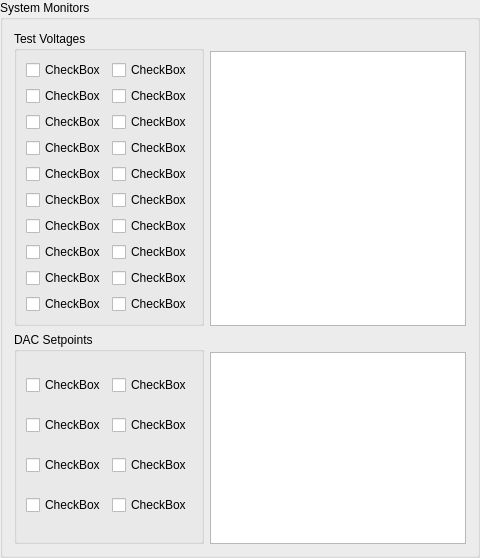
                             <widget class="QGroupBox" name="groupBox_10">
                              <property name="title">
                               <string>System Monitors</string>
                              </property>
                              <layout class="QGridLayout" name="gridLayout_47">
                               <item row="0" column="0" rowspan="2">
                                <widget class="QGroupBox" name="groupBox_29">
                                 <property name="title">
                                  <string>Test Voltages</string>
                                 </property>
                                 <layout class="QGridLayout" name="gridLayout_69">
                                  <item row="0" column="0">
                                   <widget class="QCheckBox" name="checkBox_49">
                                    <property name="text">
                                     <string>CheckBox</string>
                                    </property>
                                   </widget>
                                  </item>
                                  <item row="0" column="1">
                                   <widget class="QCheckBox" name="checkBox_50">
                                    <property name="text">
                                     <string>CheckBox</string>
                                    </property>
                                   </widget>
                                  </item>
                                  <item row="1" column="0">
                                   <widget class="QCheckBox" name="checkBox_51">
                                    <property name="text">
                                     <string>CheckBox</string>
                                    </property>
                                   </widget>
                                  </item>
                                  <item row="1" column="1">
                                   <widget class="QCheckBox" name="checkBox_52">
                                    <property name="text">
                                     <string>CheckBox</string>
                                    </property>
                                   </widget>
                                  </item>
                                  <item row="2" column="0">
                                   <widget class="QCheckBox" name="checkBox_53">
                                    <property name="text">
                                     <string>CheckBox</string>
                                    </property>
                                   </widget>
                                  </item>
                                  <item row="2" column="1">
                                   <widget class="QCheckBox" name="checkBox_54">
                                    <property name="text">
                                     <string>CheckBox</string>
                                    </property>
                                   </widget>
                                  </item>
                                  <item row="3" column="0">
                                   <widget class="QCheckBox" name="checkBox_55">
                                    <property name="text">
                                     <string>CheckBox</string>
                                    </property>
                                   </widget>
                                  </item>
                                  <item row="3" column="1">
                                   <widget class="QCheckBox" name="checkBox_56">
                                    <property name="text">
                                     <string>CheckBox</string>
                                    </property>
                                   </widget>
                                  </item>
                                  <item row="4" column="0">
                                   <widget class="QCheckBox" name="checkBox_57">
                                    <property name="text">
                                     <string>CheckBox</string>
                                    </property>
                                   </widget>
                                  </item>
                                  <item row="4" column="1">
                                   <widget class="QCheckBox" name="checkBox_58">
                                    <property name="text">
                                     <string>CheckBox</string>
                                    </property>
                                   </widget>
                                  </item>
                                  <item row="5" column="0">
                                   <widget class="QCheckBox" name="checkBox_59">
                                    <property name="text">
                                     <string>CheckBox</string>
                                    </property>
                                   </widget>
                                  </item>
                                  <item row="5" column="1">
                                   <widget class="QCheckBox" name="checkBox_60">
                                    <property name="text">
                                     <string>CheckBox</string>
                                    </property>
                                   </widget>
                                  </item>
                                  <item row="6" column="0">
                                   <widget class="QCheckBox" name="checkBox_61">
                                    <property name="text">
                                     <string>CheckBox</string>
                                    </property>
                                   </widget>
                                  </item>
                                  <item row="6" column="1">
                                   <widget class="QCheckBox" name="checkBox_62">
                                    <property name="text">
                                     <string>CheckBox</string>
                                    </property>
                                   </widget>
                                  </item>
                                  <item row="7" column="0">
                                   <widget class="QCheckBox" name="checkBox_63">
                                    <property name="text">
                                     <string>CheckBox</string>
                                    </property>
                                   </widget>
                                  </item>
                                  <item row="7" column="1">
                                   <widget class="QCheckBox" name="checkBox_64">
                                    <property name="text">
                                     <string>CheckBox</string>
                                    </property>
                                   </widget>
                                  </item>
                                  <item row="8" column="0">
                                   <widget class="QCheckBox" name="checkBox_65">
                                    <property name="text">
                                     <string>CheckBox</string>
                                    </property>
                                   </widget>
                                  </item>
                                  <item row="8" column="1">
                                   <widget class="QCheckBox" name="checkBox_66">
                                    <property name="text">
                                     <string>CheckBox</string>
                                    </property>
                                   </widget>
                                  </item>
                                  <item row="9" column="0">
                                   <widget class="QCheckBox" name="checkBox_67">
                                    <property name="text">
                                     <string>CheckBox</string>
                                    </property>
                                   </widget>
                                  </item>
                                  <item row="9" column="1">
                                   <widget class="QCheckBox" name="checkBox_68">
                                    <property name="text">
                                     <string>CheckBox</string>
                                    </property>
                                   </widget>
                                  </item>
                                 </layout>
                                </widget>
                               </item>
                               <item row="0" column="1">
                                <widget class="QLabel" name="label_82">
                                 <property name="text">
                                  <string>&lt;AD{port}?&gt;</string>
                                 </property>
                                </widget>
                               </item>
                               <item row="1" column="1">
                                <widget class="QGraphicsView" name="graphicsView_47"/>
                               </item>
                               <item row="2" column="0" rowspan="2">
                                <widget class="QGroupBox" name="groupBox_30">
                                 <property name="title">
                                  <string>DAC Setpoints</string>
                                 </property>
                                 <layout class="QGridLayout" name="gridLayout_71">
                                  <item row="0" column="0">
                                   <widget class="QCheckBox" name="checkBox_77">
                                    <property name="text">
                                     <string>CheckBox</string>
                                    </property>
                                   </widget>
                                  </item>
                                  <item row="1" column="1">
                                   <widget class="QCheckBox" name="checkBox_78">
                                    <property name="text">
                                     <string>CheckBox</string>
                                    </property>
                                   </widget>
                                  </item>
                                  <item row="2" column="0">
                                   <widget class="QCheckBox" name="checkBox_79">
                                    <property name="text">
                                     <string>CheckBox</string>
                                    </property>
                                   </widget>
                                  </item>
                                  <item row="0" column="1">
                                   <widget class="QCheckBox" name="checkBox_80">
                                    <property name="text">
                                     <string>CheckBox</string>
                                    </property>
                                   </widget>
                                  </item>
                                  <item row="2" column="1">
                                   <widget class="QCheckBox" name="checkBox_81">
                                    <property name="text">
                                     <string>CheckBox</string>
                                    </property>
                                   </widget>
                                  </item>
                                  <item row="1" column="0">
                                   <widget class="QCheckBox" name="checkBox_82">
                                    <property name="text">
                                     <string>CheckBox</string>
                                    </property>
                                   </widget>
                                  </item>
                                  <item row="3" column="0">
                                   <widget class="QCheckBox" name="checkBox_83">
                                    <property name="text">
                                     <string>CheckBox</string>
                                    </property>
                                   </widget>
                                  </item>
                                  <item row="3" column="1">
                                   <widget class="QCheckBox" name="checkBox_84">
                                    <property name="text">
                                     <string>CheckBox</string>
                                    </property>
                                   </widget>
                                  </item>
                                 </layout>
                                </widget>
                               </item>
                               <item row="2" column="1">
                                <widget class="QLabel" name="label_177">
                                 <property name="text">
                                  <string>&lt;DAC{port}?&gt;</string>
                                 </property>
                                </widget>
                               </item>
                               <item row="3" column="1">
                                <widget class="QGraphicsView" name="graphicsView_164"/>
                               </item>
                              </layout>
                             </widget>
